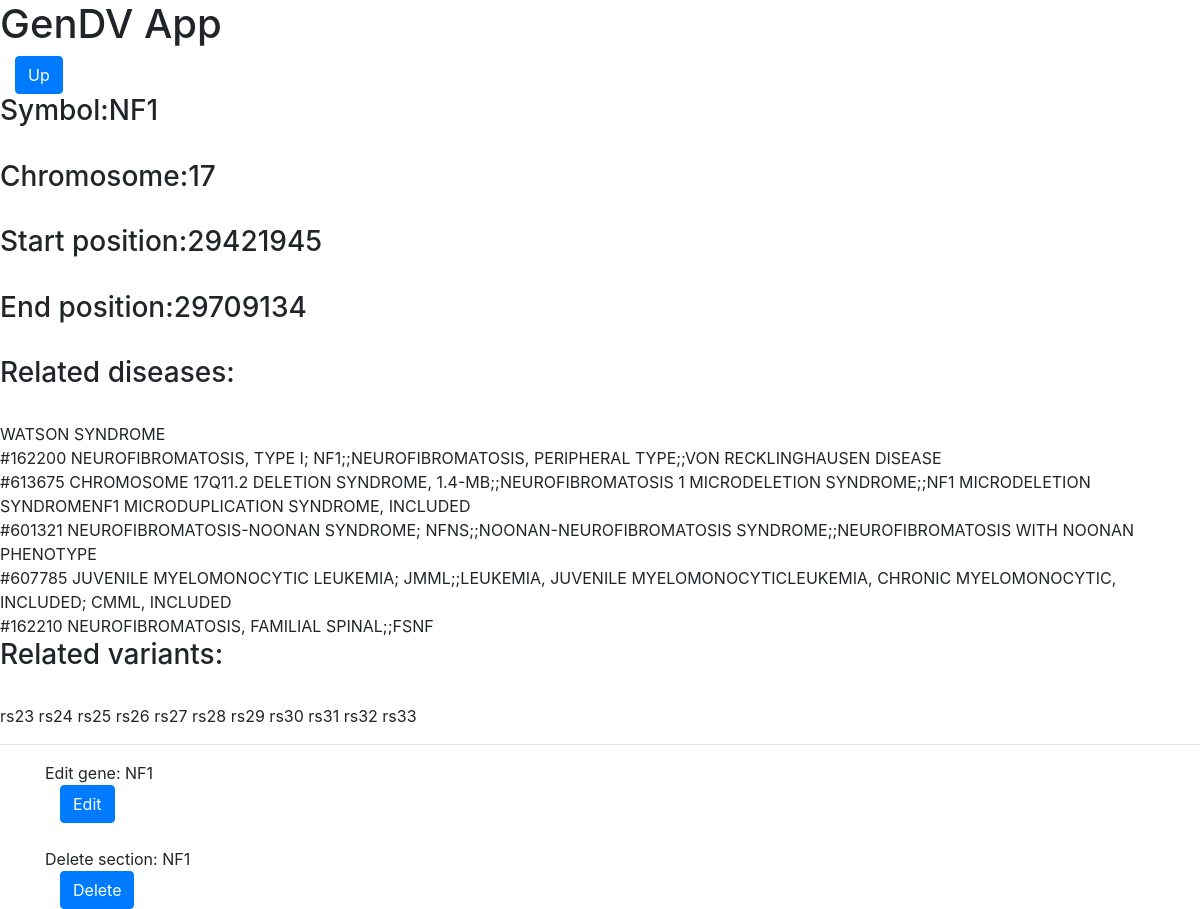
Page /genes/43/ (signed in) on the committed database.
### GenDVApp/models.py (models this page shows, shortened)
class Gene(models.Model):
    Chromosome = models.CharField(max_length=2)
    Start = models.IntegerField()
    End = models.IntegerField()
    Symbol = models.CharField(max_length=50)
    Disease = models.ManyToManyField('Disease', null=True, blank=True)
    Variant = models.ManyToManyField('Variant', null=True, blank=True)

class Disease(models.Model):
    Name = models.CharField(max_length=500, unique=True)
    Inheritance = models.CharField(max_length=30)
    Gene = models.ManyToManyField('Gene', null=True, blank=True)
    def __str__(self):
        return self.Name

class Variant(models.Model):
    Chromosome = models.CharField(max_length=2)
    Position = models.IntegerField()
    Code = models.CharField(max_length=50, unique=True)
    Reference = models.CharField(max_length=50, null=True, blank=True)
    Alternative = models.CharField(max_length=50, null=True, blank=True)
    Gene = models.ForeignKey('Gene', null=True, blank=True, on_delete=models.SET_NULL)
    def __str__(self):
        return self.Code

### GenDVApp/views.py (the view)
# urls.py: path('genes/<int:_id>/', views.RetrieveGeneDetailView),
@login_required()
def RetrieveGeneDetailView(request,_id):
    try:
        data = Gene.objects.get(id=_id)
        queryD = Disease.objects.filter(Gene = data)
        queryD = [*queryD]
        queryV = Variant.objects.filter(Gene = data)
        queryV = [*queryV]
    except Gene.DoesNotExist:
        raise Http404('This gene does not exist')
    context = {'data':data, 'diseases':queryD, 'variants':queryV}
    return render(request, 'genes/gene_detail.html', context)

### templates/genes/gene_detail.html (shortened to what this page needs)
{% include 'base.html' %}
<div class="col align-middle" style="width: 200px;">
    <a class="btn btn-primary" href="{% url 'genes' %}">Up</a>
</div>
<h3>Symbol:{{data.Symbol}}</h3><br>
<h3>Chromosome:{{data.Chromosome}}</h3><br>
<h3>Start position:{{data.Start}}</h3><br>
<h3>End position:{{data.End}}</h3><br>
<h3>Related diseases:</h3><br>
{% for d in diseases %}
    <div>{{d}}</div>
{% endfor %}
<h3>Related variants:</h3><br>
{% for v in variants %}
    <span>{{v}} </span>
{% endfor %}
<hr/>
<div class="container">
    <span>Edit gene: {{data.Symbol}}</span>
        <div class="col align-middle" style="width: 200px;">
            <a class="btn btn-primary" href="{% url 'genes' %}{{data.id}}/update_gene">Edit</a>
        </div>
</div>
<div class="container">
    <span>Delete section: {{data.Symbol}}</span>
    <div class="col align-middle" style="width: 200px;">
        <a class="btn btn-primary" href="{% url 'genes' %}{{data.id}}/delete_gene">Delete</a>
    </div>
</div>

### rows in the picture
Gene: Symbol "NF1", Chromosome "17", Start "29421945", End "29709134"
Disease: Name "WATSON SYNDROME"
Disease: Name "#162200 NEUROFIBROMATOSIS, TYPE I; NF1;;NEUROFIBROMATOSIS, PERIPHERAL TYPE;;VON RECKLINGHAUSEN DISEASE"
Disease: Name "#613675 CHROMOSOME 17Q11.2 DELETION SYNDROME, 1.4-MB;;NEUROFIBROMATOSIS 1 MICRODELETION SYNDROME;;NF1 MICRODELETION SYNDROMENF1 MICRODUPLICATION SYNDROME, INCLUDED"
Disease: Name "#601321 NEUROFIBROMATOSIS-NOONAN SYNDROME; NFNS;;NOONAN-NEUROFIBROMATOSIS SYNDROME;;NEUROFIBROMATOSIS WITH NOONAN PHENOTYPE"
Disease: Name "#607785 JUVENILE MYELOMONOCYTIC LEUKEMIA; JMML;;LEUKEMIA, JUVENILE MYELOMONOCYTICLEUKEMIA, CHRONIC MYELOMONOCYTIC, INCLUDED; CMML, INCLUDED"
Disease: Name "#162210 NEUROFIBROMATOSIS, FAMILIAL SPINAL;;FSNF"
Variant: Code "rs23"
Variant: Code "rs24"
Variant: Code "rs25"
Variant: Code "rs26"
Variant: Code "rs27"
Variant: Code "rs28"
Variant: Code "rs29"
Variant: Code "rs30"
Variant: Code "rs31"
Variant: Code "rs32"
Variant: Code "rs33"
